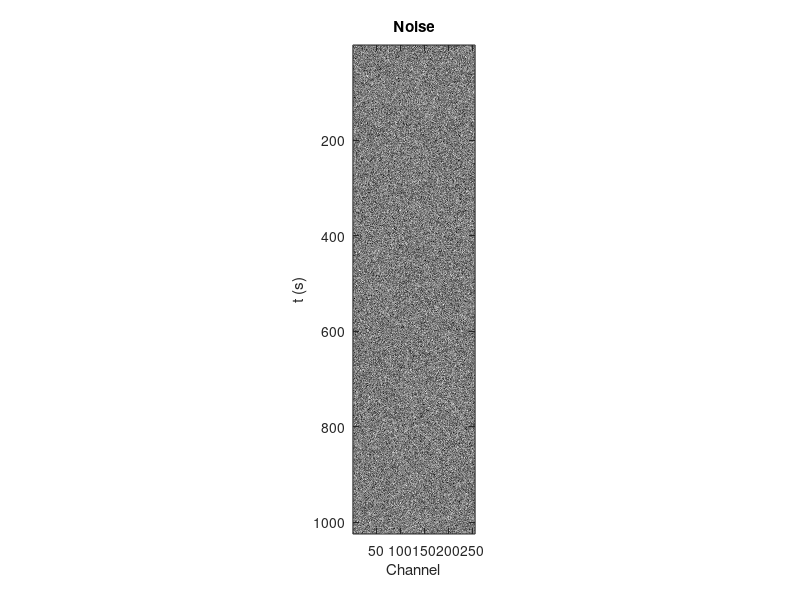
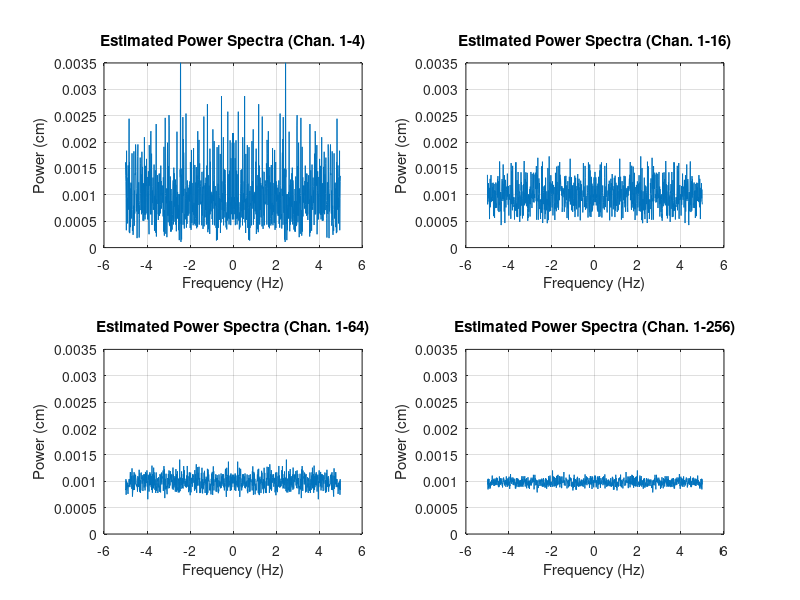
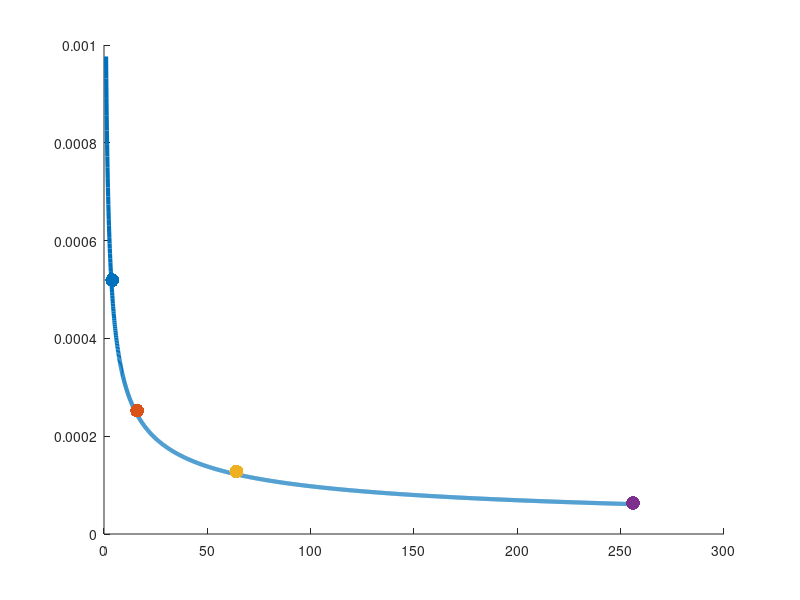

These charts were generated, in order, by the following MATLAB code: (Note: this script raises an error after producing the figures.)
%%
% Slade Brooks
% brooksl@mail.uc.edu
% 11.12.25
% BME6013C
% Lab 10

clear variables
close all

%% Part 1
% make random array
chan = 256;
N = 1024;
noise = randn(N, chan);

% display image
figure
imagesc(noise);
colormap("gray"); axis image;
title("Noise"); xlabel("Channel"); ylabel("t (s)");

%% Part 2
% make and apply window
Wi = rectwin(N);
noiseW = noise.*Wi;

% take DFT of each channel
Noise = fftshift(fft(noiseW, [], 1)/N);

% take average of magnitude^2 for each freq in different sets of channels
aveNoise14 = mean(abs(Noise(:,1:4)).^2, 2);
aveNoise116 = mean(abs(Noise(:,1:16)).^2, 2);
aveNoise164 = mean(abs(Noise(:,1:64)).^2, 2);
aveNoise1256 = mean(abs(Noise(:,1:256)).^2, 2);

% make shifted freq array for plotting
dx = 0.1;     % set a time step so we have frequencies
umax = 1/(2*dx); % Maximum spatial frequency for DFT, Hz
du = 1/(N*dx); % Spatial frequency step for DFT, Hz

% Corresponding vectors of spatial-frequency values
u = -umax:du:umax-du;

% plot each power spectra
figure
subplot(2, 2, 1)
plot(u, aveNoise14)
title("Estimated Power Spectra (Chan. 1-4)"); xlabel("Frequency (Hz)");
ylabel("Power (cm)"); grid on; ylim([0 3.5e-3]);
subplot(2, 2, 2)
plot(u, aveNoise116)
title("Estimated Power Spectra (Chan. 1-16)"); xlabel("Frequency (Hz)");
ylabel("Power (cm)"); grid on; ylim([0 3.5e-3]);
subplot(2, 2, 3)
plot(u, aveNoise164)
title("Estimated Power Spectra (Chan. 1-64)"); xlabel("Frequency (Hz)");
ylabel("Power (cm)"); grid on; ylim([0 3.5e-3]);
subplot(2, 2, 4)
plot(u, aveNoise1256)
title("Estimated Power Spectra (Chan. 1-256)"); xlabel("Frequency (Hz)");
ylabel("Power (cm)"); grid on; ylim([0 3.5e-3]);

% We can see that as we average more channels together, the power spectra
% seems to converge to a flat distribution. The averages of 4 and 16
% channels have a decent amount of peaks/valleys and a significant
% deviation from a mean of 1. As the number of samples increases, we can
% see the amount of deviation decrease and it clearly converges to a mean
% of 1. The plot of 256 channels is a small amount of noise around 1. It
% appears that the "structures" in the power spectra do remain as more
% channels are averaged, but the power in each structure is reduced which
% causes a clear convergence.

%% Part 3
% calculate standard deviation of each
sig14 = std(aveNoise14);
sig116 = std(aveNoise116);
sig164 = std(aveNoise164);
sig1256 = std(aveNoise1256);

% make a plot of it
figure
hold on

% add the line of 1/sqrt(Nave) scaled by N pts
Naves = 1:0.1:256;
plot(Naves, 1./sqrt(Naves)/N, "LineWidth", 3)

% plot each of the std calculated w/ the corresponding num of channels
scatter(4, sig14, 100, "filled"); scatter(16, sig116, 100, "filled");
scatter(64, sig164, 100, "filled"); scatter(256, sig1256, 100, "filled");
hold off
xlabel("\# of Chan. Averaged $(N_{ave}$)", Interpreter="latex"); ylabel("Standard Deviation");
title("Standard Deviation for # Channels Averaged"); grid on; legend(["$\frac{1/N}{\sqrt{N_{ave}}}$","4 Chan.","16 Chan.","64 Chan.","256 Chan."], Interpreter="latex", FontSize=12);
xlim([Naves(1) Naves(end)]); ylim([0 1e-3]);

%% Part 4
% do autocorr (multiply each fft by its own conjugate)
acN14 = fftshift(ifft(fftshift(aveNoise14.*conj(aveNoise14))));
acN116 = fftshift(ifft(fftshift(aveNoise116.*conj(aveNoise116))));
acN164 = fftshift(ifft(fftshift(aveNoise164.*conj(aveNoise164))));
acN1256 = fftshift(ifft(fftshift(aveNoise1256.*conj(aveNoise1256))));

% make time array (shifted)
ts = -N/2*dx:dx:N/2*dx - dx;

% plot results for each averaged signal
figure
subplot(2, 2, 1);
plot(ts, acN14);
title("IFFT{Autocor} (Chan. 1-4)"); xlabel("Lag (s)");
ylabel("Amplitude (cm)"); grid on; xlim([ts(1) ts(end)]); ylim([0 13e-7]);
subplot(2, 2, 2);
plot(ts, acN116);
title("IFFT{Autocor} (Chan. 1-16)"); xlabel("Lag (s)");
ylabel("Amplitude (cm)"); grid on; xlim([ts(1) ts(end)]); ylim([0 13e-7]);
subplot(2, 2, 3);
plot(ts, acN164);
title("IFFT{Autocor} (Chan. 1-64)"); xlabel("Lag (s)");
ylabel("Amplitude (cm)"); grid on; xlim([ts(1) ts(end)]); ylim([0 13e-7]);
subplot(2, 2, 4);
plot(ts, acN1256);
title("IFFT{Autocor} (Chan. 1-256)"); xlabel("Lag (s)");
ylabel("Amplitude (cm)"); grid on; xlim([ts(1) ts(end)]); ylim([0 13e-7]);

% The real autocorrelation of the gaussian white noise would be a single
% point at infinity at zero lag, with 0 everywhere else. We can see that
% all of the iffts are fairly similar to this. Obviously we can not expect
% a perfect delta recreation, but it is clear that as more samples are
% added, we get closer to a delta. The content everywhere around 0 should
% be 0, which it almost is for averaging all 256 channels. This effect
% makes sense as the F.T. of the signals got closer and closer to a flat
% line at 1, which would give an IFT of a perfect delta. The one main
% difference is that although the noise is reduced, the magnitude of the
% delta is also reduced for each increasing average. Ideally the magnitude
% of the zero component would increase closer to infinity as the noise is
% reduced, but we see the opposite effect.